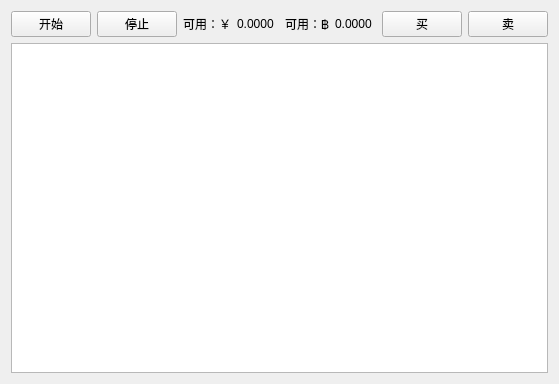
<?xml version="1.0" encoding="UTF-8"?>
<ui version="4.0">
 <class>ControlPanel</class>
 <widget class="QWidget" name="ControlPanel">
  <property name="geometry">
   <rect>
    <x>0</x>
    <y>0</y>
    <width>559</width>
    <height>384</height>
   </rect>
  </property>
  <property name="windowTitle">
   <string>ControlPanel</string>
  </property>
  <layout class="QVBoxLayout" name="verticalLayout">
   <item>
    <layout class="QHBoxLayout" name="horizontalLayout">
     <item>
      <widget class="QPushButton" name="btnStart">
       <property name="text">
        <string>开始</string>
       </property>
      </widget>
     </item>
     <item>
      <widget class="QPushButton" name="btnStop">
       <property name="text">
        <string>停止</string>
       </property>
      </widget>
     </item>
     <item>
      <widget class="QLabel" name="lblAvaRMB">
       <property name="sizePolicy">
        <sizepolicy hsizetype="Fixed" vsizetype="Preferred">
         <horstretch>0</horstretch>
         <verstretch>0</verstretch>
        </sizepolicy>
       </property>
       <property name="text">
        <string>可用：￥</string>
       </property>
      </widget>
     </item>
     <item>
      <widget class="QLabel" name="lblRMB">
       <property name="text">
        <string>0.0000</string>
       </property>
      </widget>
     </item>
     <item>
      <widget class="QLabel" name="lblAvaBitcoin">
       <property name="sizePolicy">
        <sizepolicy hsizetype="Fixed" vsizetype="Preferred">
         <horstretch>0</horstretch>
         <verstretch>0</verstretch>
        </sizepolicy>
       </property>
       <property name="text">
        <string>可用：฿</string>
       </property>
      </widget>
     </item>
     <item>
      <widget class="QLabel" name="lblBitcoin">
       <property name="text">
        <string>0.0000</string>
       </property>
      </widget>
     </item>
     <item>
      <widget class="QPushButton" name="btnBuy">
       <property name="text">
        <string>买</string>
       </property>
      </widget>
     </item>
     <item>
      <widget class="QPushButton" name="btnSell">
       <property name="text">
        <string>卖</string>
       </property>
      </widget>
     </item>
    </layout>
   </item>
   <item>
    <widget class="QListView" name="listView"/>
   </item>
  </layout>
 </widget>
 <layoutdefault spacing="6" margin="11"/>
 <resources/>
 <connections/>
 <slots>
  <slot>slot_Start()</slot>
  <slot>slot_Stop()</slot>
 </slots>
</ui>
